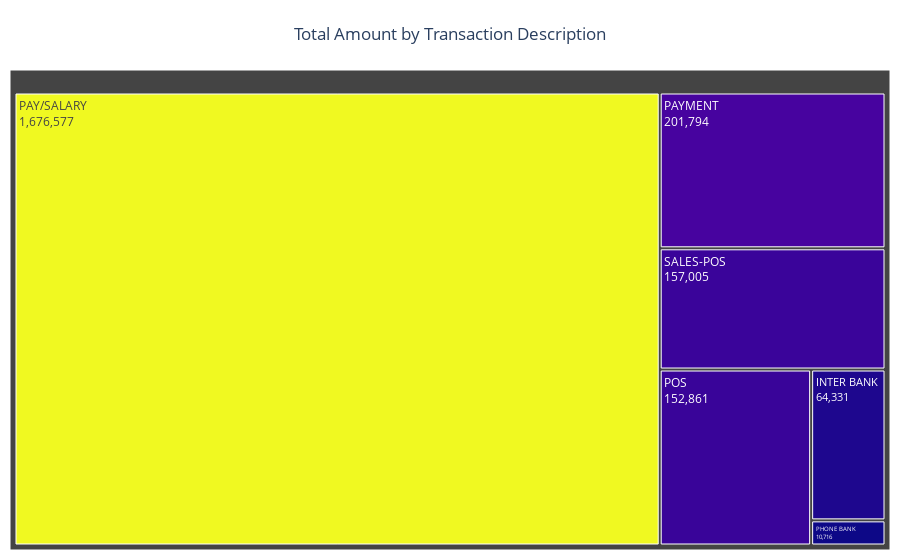

The notebook cell saved with this chart:
### Code cell
fig=px.treemap(df0_grp, 
 path=['txn_description'], 
 values='amount', 
 color = 'amount', 
 ) 
fig.update_layout( 
 title=dict(text = "Total Amount by Transaction Description",x=0.5,y=0.95),  margin=dict(l=10, r=10, t=70, b=10), 
 ) 
fig.data[0].textinfo = 'label+value' 
fig.update_traces(marker_coloraxis=None) 
fig.show()

### Figure 1 — Plotly figure (JSON) as saved in the notebook; plotly's stock layout.template omitted (floating-point values rounded to 4 significant figures)
{"data": [{"branchvalues": "total", "customdata": [[64331], [1676577], [201794], [10716], [152861], [157005]], "domain": {"x": [0, 1], "y": [0, 1]}, "hovertemplate": "labels=%{label}<br>amount_sum=%{value}<br>parent=%{parent}<br>id=%{id}<br>amount=%{color}<extra></extra>", "ids": ["INTER BANK", "PAY/SALARY", "PAYMENT", "PHONE BANK", "POS", "SALES-POS"], "labels": ["INTER BANK", "PAY/SALARY", "PAYMENT", "PHONE BANK", "POS", "SALES-POS"], "marker": {"colors": [64331, 1676577, 201794, 10716, 152861, 157005]}, "name": "", "parents": ["", "", "", "", "", ""], "textinfo": "label+value", "type": "treemap", "values": [64331, 1676577, 201794, 10716, 152861, 157005]}], "layout": {"coloraxis": {"colorbar": {"title": {"text": "amount"}}, "colorscale": [[0, "#0d0887"], [0.1111, "#46039f"], [0.2222, "#7201a8"], [0.3333, "#9c179e"], [0.4444, "#bd3786"], [0.5556, "#d8576b"], [0.6667, "#ed7953"], [0.7778, "#fb9f3a"], [0.8889, "#fdca26"], [1, "#f0f921"]]}, "legend": {"tracegroupgap": 0}, "margin": {"b": 10, "l": 10, "r": 10, "t": 70}, "title": {"text": "Total Amount by Transaction Description", "x": 0.5, "y": 0.95}}}
